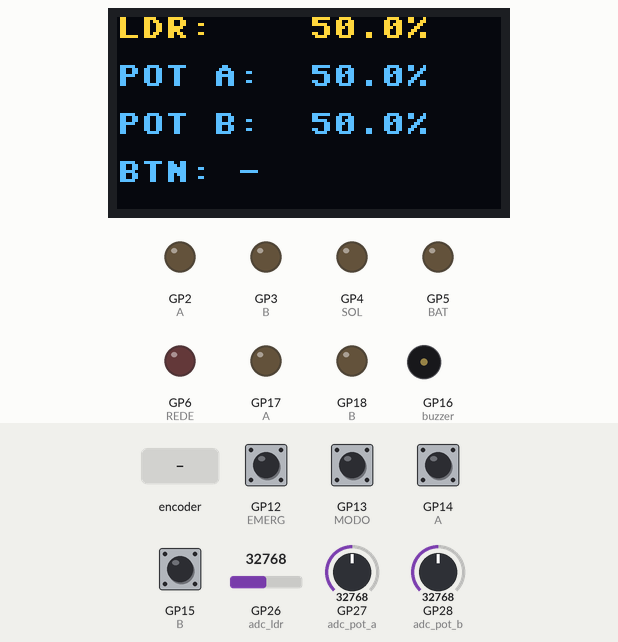
Bench run of a program on a simulated Raspberry Pi Pico running MicroPython. Parts: 128×64 one-colour display, output pins drawn as LEDs (lit = HIGH), buzzer (waves = sounding). The test bench sets the inputs (shaded band); at power-on: GP12 (EMERG), GP13 (MODO), GP14 (A), GP15 (B) HIGH, GP26 (adc_ldr) = 32768, GP27 (adc_pot_a) = 32768, GP28 (adc_pot_b) = 32768 (analog values on the 0–65535 scale). The OLED is the two-colour kind (top 16 rows yellow); what the program prints to the serial console is not drawn.

Above: at 5.7 s.
5.8 s: GP12 (EMERG) pulled LOW for 1 s
At 7.1 s:
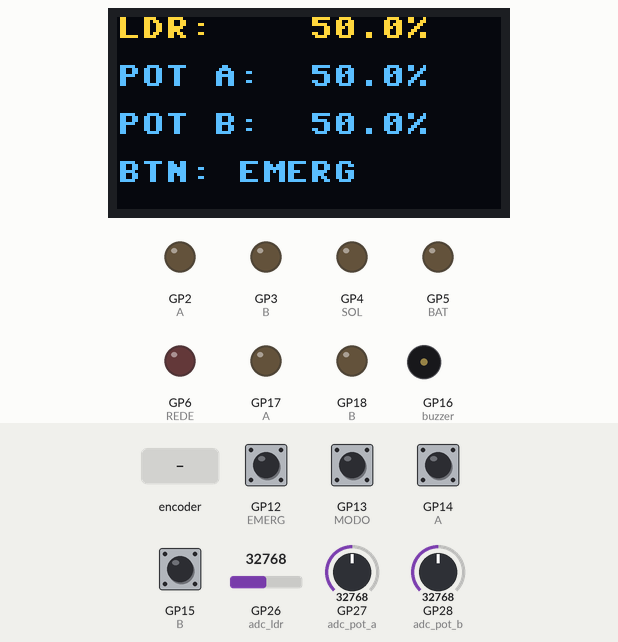
8.8 s: rotary encoder on GP14 (A) / GP15 (B) turned 1 step (first pin leading)
At 9.3 s:
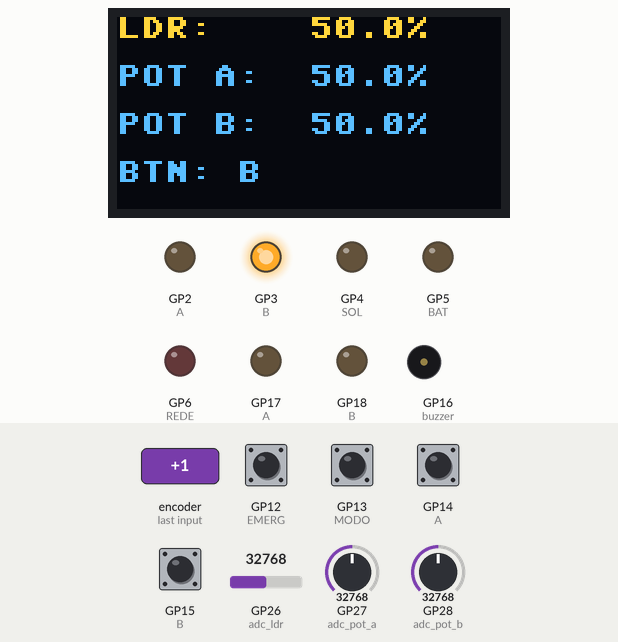
10.9 s: GP13 (MODO) pulled LOW for 0.3 s
At 11.4 s:
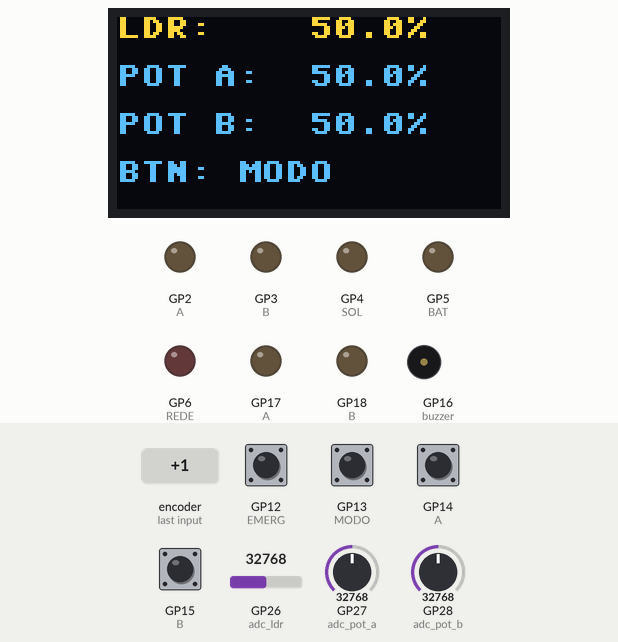
13.0 s: rotary encoder on GP14 (A) / GP15 (B) turned 2 steps (second pin leading)
At 13.5 s:
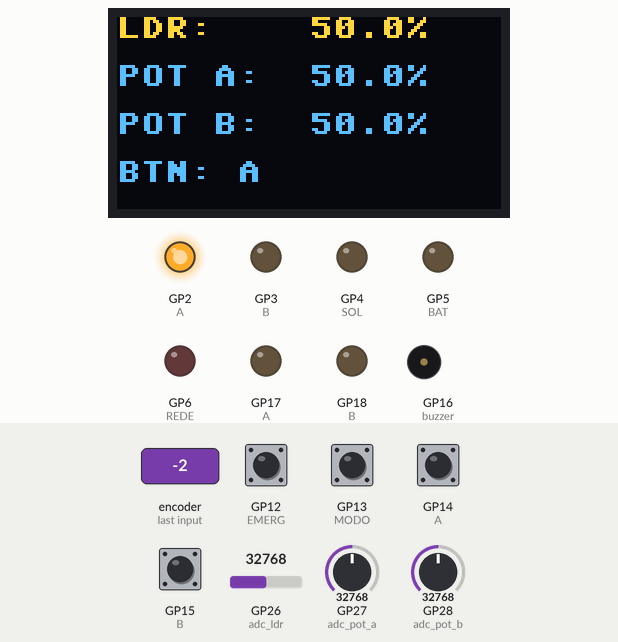
15.1 s: GP26 (adc_ldr) set to 0
At 16.4 s:
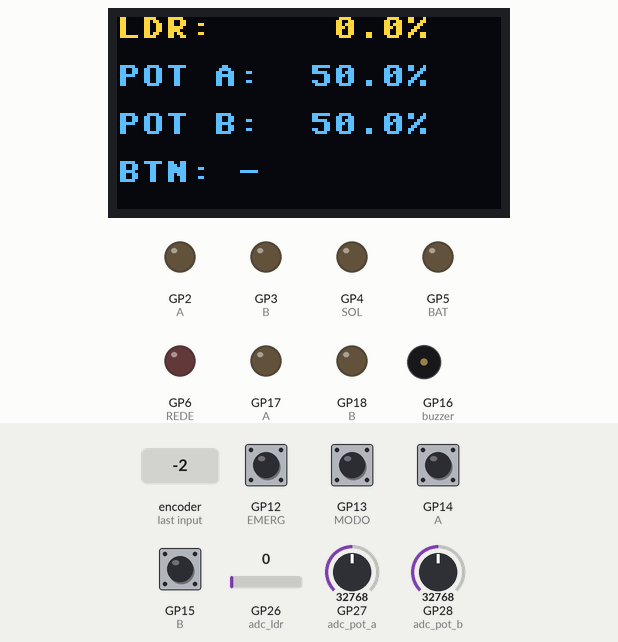
16.7 s: GP27 (adc_pot_a) set to 0
At 18.0 s:
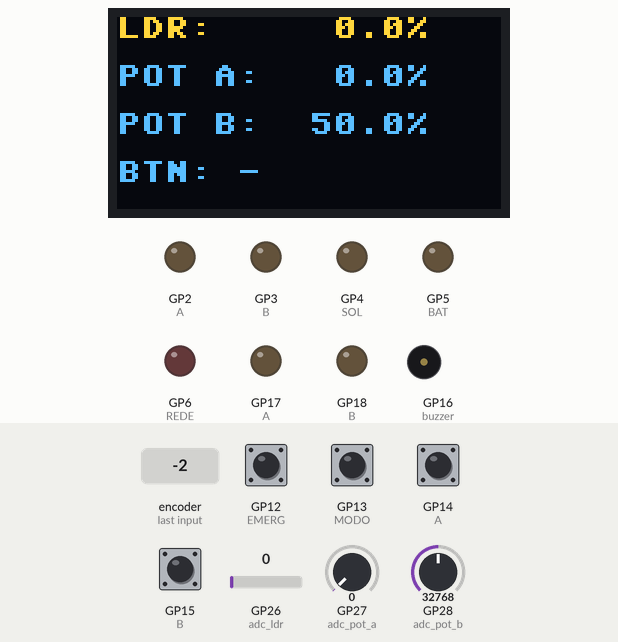
Timing chart, 0 to 19.2 s (numbered marks = the images above; inputs shaded):
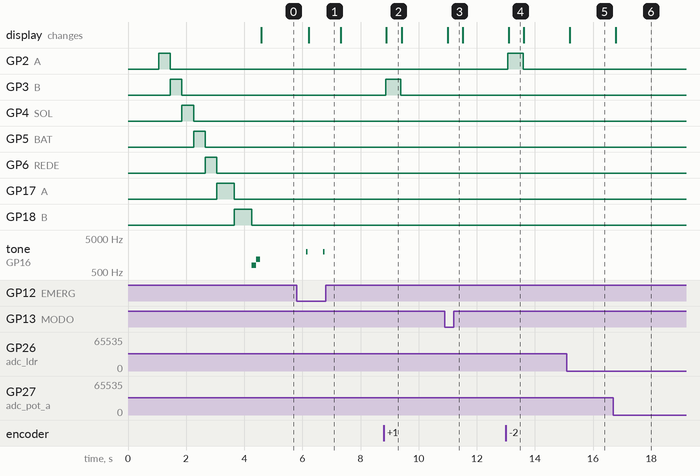

Measured:
- after the input at 5.8 s, tone on GP16 (buzzer): alternates 2000 Hz for 0.05 s and silent for 0.53 s, 4 changes in all, then stays silent, starting after 0.34 s; the display: changes after 0.41 s (image 1)
- after the input at 8.8 s, GP3 (B): LOW → HIGH after 0.07 s, → LOW 0.53 s later; the display: changes after 0.09 s (image 2)
- after the input at 10.9 s, the display: changes after 0.10 s (image 3)
- after the input at 13.0 s, GP2 (A): LOW → HIGH after 0.07 s, → LOW 0.53 s later; the display: changes after 0.10 s (image 4)
- after the input at 15.1 s, the display: changes after 0.10 s (image 5)
- after the input at 16.7 s, the display: changes after 0.08 s (image 6)
- what the display in image 2 shows lasts 0.5 s, from 8.9 s to 9.4 s

The program:

teste_hardware.py
```python
# SolarFlow - Teste de hardware (Bloco 2.1)
# Testa todos os componentes do circuito, um por vez.
# No Wokwi, este codigo vai no main.py so durante esta etapa.

from machine import Pin, ADC, I2C, PWM
import time
import ssd1306

# ---------- Saidas ----------
leds = {
    "A": Pin(2, Pin.OUT),
    "B": Pin(3, Pin.OUT),
    "SOL": Pin(4, Pin.OUT),
    "BAT": Pin(5, Pin.OUT),
    "REDE": Pin(6, Pin.OUT),
}
reles = {"A": Pin(17, Pin.OUT), "B": Pin(18, Pin.OUT)}
buzzer = PWM(Pin(16))
buzzer.duty_u16(0)

# ---------- Entradas ----------
botoes = {
    "EMERG": Pin(12, Pin.IN, Pin.PULL_UP),
    "MODO": Pin(13, Pin.IN, Pin.PULL_UP),
    "A": Pin(14, Pin.IN, Pin.PULL_UP),
    "B": Pin(15, Pin.IN, Pin.PULL_UP),
}
adc_ldr = ADC(26)
adc_pot_a = ADC(27)
adc_pot_b = ADC(28)

# ---------- Display (I2C0 em GP8/GP9) ----------
i2c = I2C(0, sda=Pin(8), scl=Pin(9), freq=400000)
enderecos = i2c.scan()
print("[I2C] Dispositivos encontrados:", [hex(e) for e in enderecos])
oled = ssd1306.SSD1306_I2C(128, 64, i2c)


def bipe(freq=1000, duracao=0.15):
    buzzer.freq(freq)
    buzzer.duty_u16(32768)
    time.sleep(duracao)
    buzzer.duty_u16(0)


def porcentagem(adc):
    return adc.read_u16() * 100 / 65535


# ---------- Teste 1: display ----------
oled.fill(0)
oled.text("SolarFlow", 28, 0)
oled.text("Teste de", 32, 24)
oled.text("hardware", 32, 36)
oled.show()
print("[OLED] Mensagem exibida")
time.sleep(1)

# ---------- Teste 2: LEDs um por um ----------
for nome, led in leds.items():
    print("[LED] Acendendo", nome)
    led.on()
    time.sleep(0.4)
    led.off()

# ---------- Teste 3: reles ----------
for nome, rele in reles.items():
    print("[RELE] Ligando ponto", nome)
    rele.on()
    time.sleep(0.6)
    rele.off()

# ---------- Teste 4: buzzer ----------
print("[BUZZER] Tocando")
bipe(800)
bipe(1200)

print("[OK] Testes automaticos concluidos")
print("Agora mexa no LDR, nos potenciometros e aperte os botoes.")

# ---------- Teste 5: leitura continua ----------
while True:
    ldr = porcentagem(adc_ldr)
    pot_a = porcentagem(adc_pot_a)
    pot_b = porcentagem(adc_pot_b)
    apertados = [nome for nome, b in botoes.items() if b.value() == 0]

    # Botao A e B acendem o LED do respectivo ponto enquanto pressionados
    leds["A"].value(botoes["A"].value() == 0)
    leds["B"].value(botoes["B"].value() == 0)
    if botoes["EMERG"].value() == 0:
        bipe(2000, 0.05)

    print("LDR={:5.1f}%  POT_A={:5.1f}%  POT_B={:5.1f}%  BOTOES={}".format(
        ldr, pot_a, pot_b, apertados))

    oled.fill(0)
    oled.text("LDR:   {:5.1f}%".format(ldr), 0, 0)
    oled.text("POT A: {:5.1f}%".format(pot_a), 0, 16)
    oled.text("POT B: {:5.1f}%".format(pot_b), 0, 32)
    oled.text("BTN: " + (",".join(apertados) or "-"), 0, 48)
    oled.show()

    time.sleep(0.5)
```
